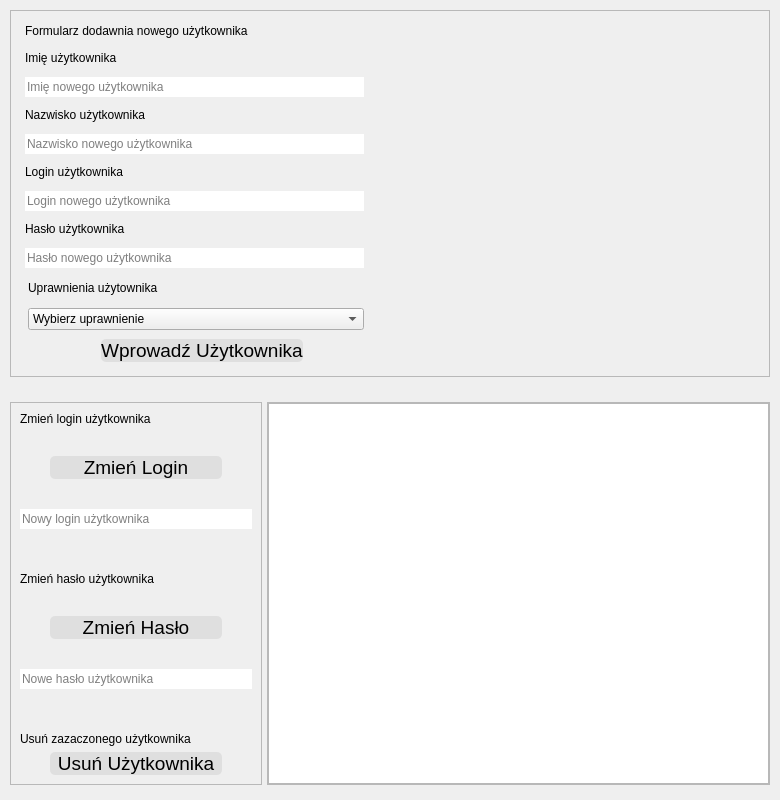
<?xml version="1.0" encoding="UTF-8"?>
<ui version="4.0">
 <class>panel_administratora</class>
 <widget class="QDialog" name="panel_administratora">
  <property name="geometry">
   <rect>
    <x>0</x>
    <y>0</y>
    <width>780</width>
    <height>800</height>
   </rect>
  </property>
  <property name="windowTitle">
   <string>Form</string>
  </property>
  <property name="toolTipDuration">
   <number>0</number>
  </property>
  <layout class="QGridLayout" name="gridLayout" rowstretch="0,0,0">
   <property name="leftMargin">
    <number>10</number>
   </property>
   <property name="topMargin">
    <number>10</number>
   </property>
   <property name="rightMargin">
    <number>10</number>
   </property>
   <property name="bottomMargin">
    <number>10</number>
   </property>
   <property name="horizontalSpacing">
    <number>0</number>
   </property>
   <property name="verticalSpacing">
    <number>20</number>
   </property>
   <item row="0" column="0">
    <widget class="QFrame" name="panel_administratora_frame1">
     <property name="autoFillBackground">
      <bool>true</bool>
     </property>
     <property name="styleSheet">
      <string notr="true"/>
     </property>
     <property name="frameShape">
      <enum>QFrame::StyledPanel</enum>
     </property>
     <property name="frameShadow">
      <enum>QFrame::Raised</enum>
     </property>
     <layout class="QVBoxLayout" name="verticalLayout_5" stretch="1,2,2,2,2,2,1">
      <property name="spacing">
       <number>0</number>
      </property>
      <property name="leftMargin">
       <number>5</number>
      </property>
      <property name="topMargin">
       <number>5</number>
      </property>
      <property name="rightMargin">
       <number>5</number>
      </property>
      <property name="bottomMargin">
       <number>5</number>
      </property>
      <item>
       <widget class="QFrame" name="frame_8">
        <property name="frameShape">
         <enum>QFrame::NoFrame</enum>
        </property>
        <property name="frameShadow">
         <enum>QFrame::Raised</enum>
        </property>
        <layout class="QVBoxLayout" name="verticalLayout_6">
         <property name="topMargin">
          <number>0</number>
         </property>
         <property name="bottomMargin">
          <number>0</number>
         </property>
         <item>
          <widget class="QLabel" name="panel_administratora_label_formularz_dodania">
           <property name="frameShape">
            <enum>QFrame::NoFrame</enum>
           </property>
           <property name="text">
            <string>Formularz dodawnia nowego użytkownika</string>
           </property>
          </widget>
         </item>
        </layout>
       </widget>
      </item>
      <item>
       <widget class="QFrame" name="frame_9">
        <property name="frameShape">
         <enum>QFrame::NoFrame</enum>
        </property>
        <property name="frameShadow">
         <enum>QFrame::Raised</enum>
        </property>
        <layout class="QVBoxLayout" name="verticalLayout_7">
         <property name="topMargin">
          <number>0</number>
         </property>
         <property name="rightMargin">
          <number>400</number>
         </property>
         <property name="bottomMargin">
          <number>5</number>
         </property>
         <item>
          <widget class="QLabel" name="panel_administratora_label_imie">
           <property name="frameShape">
            <enum>QFrame::NoFrame</enum>
           </property>
           <property name="text">
            <string>Imię użytkownika</string>
           </property>
          </widget>
         </item>
         <item>
          <widget class="QLineEdit" name="panel_administratora_input_imie">
           <property name="toolTip">
            <string/>
           </property>
           <property name="text">
            <string/>
           </property>
           <property name="frame">
            <bool>false</bool>
           </property>
           <property name="alignment">
            <set>Qt::AlignLeading|Qt::AlignLeft|Qt::AlignVCenter</set>
           </property>
           <property name="placeholderText">
            <string>Imię nowego użytkownika</string>
           </property>
          </widget>
         </item>
        </layout>
       </widget>
      </item>
      <item>
       <widget class="QFrame" name="panel_administratora_dodanie_nazwiska">
        <property name="frameShape">
         <enum>QFrame::NoFrame</enum>
        </property>
        <property name="frameShadow">
         <enum>QFrame::Raised</enum>
        </property>
        <layout class="QVBoxLayout" name="verticalLayout_8">
         <property name="topMargin">
          <number>0</number>
         </property>
         <property name="rightMargin">
          <number>400</number>
         </property>
         <property name="bottomMargin">
          <number>5</number>
         </property>
         <item>
          <widget class="QLabel" name="panel_administratora_label_nazwisko">
           <property name="frameShape">
            <enum>QFrame::NoFrame</enum>
           </property>
           <property name="text">
            <string>Nazwisko użytkownika</string>
           </property>
          </widget>
         </item>
         <item>
          <widget class="QLineEdit" name="panel_administratora_input_nazwisko">
           <property name="toolTip">
            <string/>
           </property>
           <property name="text">
            <string/>
           </property>
           <property name="frame">
            <bool>false</bool>
           </property>
           <property name="alignment">
            <set>Qt::AlignLeading|Qt::AlignLeft|Qt::AlignVCenter</set>
           </property>
           <property name="placeholderText">
            <string>Nazwisko nowego użytkownika</string>
           </property>
          </widget>
         </item>
        </layout>
       </widget>
      </item>
      <item>
       <widget class="QFrame" name="frame_11">
        <property name="frameShape">
         <enum>QFrame::NoFrame</enum>
        </property>
        <property name="frameShadow">
         <enum>QFrame::Raised</enum>
        </property>
        <layout class="QVBoxLayout" name="verticalLayout_9">
         <property name="topMargin">
          <number>0</number>
         </property>
         <property name="rightMargin">
          <number>400</number>
         </property>
         <property name="bottomMargin">
          <number>5</number>
         </property>
         <item>
          <widget class="QLabel" name="panel_administratora_label_login">
           <property name="frameShape">
            <enum>QFrame::NoFrame</enum>
           </property>
           <property name="text">
            <string>Login użytkownika</string>
           </property>
          </widget>
         </item>
         <item>
          <widget class="QLineEdit" name="panel_administratora_input_login">
           <property name="toolTip">
            <string/>
           </property>
           <property name="text">
            <string/>
           </property>
           <property name="frame">
            <bool>false</bool>
           </property>
           <property name="alignment">
            <set>Qt::AlignLeading|Qt::AlignLeft|Qt::AlignVCenter</set>
           </property>
           <property name="placeholderText">
            <string>Login nowego użytkownika</string>
           </property>
          </widget>
         </item>
        </layout>
       </widget>
      </item>
      <item>
       <widget class="QFrame" name="frame_12">
        <property name="frameShape">
         <enum>QFrame::NoFrame</enum>
        </property>
        <property name="frameShadow">
         <enum>QFrame::Raised</enum>
        </property>
        <layout class="QVBoxLayout" name="verticalLayout_10">
         <property name="topMargin">
          <number>0</number>
         </property>
         <property name="rightMargin">
          <number>400</number>
         </property>
         <property name="bottomMargin">
          <number>5</number>
         </property>
         <item>
          <widget class="QLabel" name="panel_administratora_label_haslo">
           <property name="frameShape">
            <enum>QFrame::NoFrame</enum>
           </property>
           <property name="text">
            <string>Hasło użytkownika</string>
           </property>
          </widget>
         </item>
         <item>
          <widget class="QLineEdit" name="panel_administratora_input_haslo">
           <property name="toolTip">
            <string/>
           </property>
           <property name="text">
            <string/>
           </property>
           <property name="frame">
            <bool>false</bool>
           </property>
           <property name="echoMode">
            <enum>QLineEdit::PasswordEchoOnEdit</enum>
           </property>
           <property name="alignment">
            <set>Qt::AlignLeading|Qt::AlignLeft|Qt::AlignVCenter</set>
           </property>
           <property name="placeholderText">
            <string>Hasło nowego użytkownika</string>
           </property>
          </widget>
         </item>
        </layout>
       </widget>
      </item>
      <item>
       <widget class="QFrame" name="frame_13">
        <property name="frameShape">
         <enum>QFrame::NoFrame</enum>
        </property>
        <property name="frameShadow">
         <enum>QFrame::Raised</enum>
        </property>
        <layout class="QVBoxLayout" name="verticalLayout_11">
         <property name="leftMargin">
          <number>12</number>
         </property>
         <property name="topMargin">
          <number>0</number>
         </property>
         <property name="rightMargin">
          <number>400</number>
         </property>
         <property name="bottomMargin">
          <number>0</number>
         </property>
         <item>
          <widget class="QLabel" name="panel_administratora_label_uprawnienia_usera">
           <property name="frameShape">
            <enum>QFrame::NoFrame</enum>
           </property>
           <property name="text">
            <string>Uprawnienia użytownika</string>
           </property>
          </widget>
         </item>
         <item>
          <widget class="QComboBox" name="panel_administratora_wybierz_uprawnienia">
           <item>
            <property name="text">
             <string>Wybierz uprawnienie</string>
            </property>
           </item>
           <item>
            <property name="text">
             <string>user</string>
            </property>
           </item>
           <item>
            <property name="text">
             <string>admin</string>
            </property>
           </item>
          </widget>
         </item>
        </layout>
       </widget>
      </item>
      <item>
       <widget class="QFrame" name="frame_14">
        <property name="frameShape">
         <enum>QFrame::NoFrame</enum>
        </property>
        <property name="frameShadow">
         <enum>QFrame::Raised</enum>
        </property>
        <layout class="QHBoxLayout" name="horizontalLayout_3">
         <property name="leftMargin">
          <number>0</number>
         </property>
         <property name="topMargin">
          <number>0</number>
         </property>
         <property name="rightMargin">
          <number>0</number>
         </property>
         <property name="bottomMargin">
          <number>0</number>
         </property>
         <item>
          <widget class="QFrame" name="frame_15">
           <property name="frameShape">
            <enum>QFrame::NoFrame</enum>
           </property>
           <property name="frameShadow">
            <enum>QFrame::Raised</enum>
           </property>
           <layout class="QVBoxLayout" name="verticalLayout_12">
            <property name="leftMargin">
             <number>85</number>
            </property>
            <property name="rightMargin">
             <number>85</number>
            </property>
            <item>
             <widget class="QPushButton" name="panel_administratora_button_dodaj_uzytkownika">
              <property name="font">
               <font>
                <pointsize>14</pointsize>
                <italic>false</italic>
                <bold>false</bold>
               </font>
              </property>
              <property name="styleSheet">
               <string notr="true">
QPushButton#panel_administratora_button_dodaj_uzytkownika{
	background-color: rgba(200, 200, 200,100);
	border-radius:5px;
}QPushButton#panel_administratora_button_dodaj_uzytkownika:hover{
	background-color: rgba(200, 200, 200,150);
}QPushButton#panel_administratora_button_dodaj_uzytkownika:pressed{
	background-color: rgba(200, 200, 200,200);
	border-radius:5px;
}</string>
              </property>
              <property name="text">
               <string>Wprowadź Użytkownika</string>
              </property>
             </widget>
            </item>
           </layout>
          </widget>
         </item>
         <item>
          <widget class="QFrame" name="frame_16">
           <property name="frameShape">
            <enum>QFrame::NoFrame</enum>
           </property>
           <property name="frameShadow">
            <enum>QFrame::Raised</enum>
           </property>
           <layout class="QVBoxLayout" name="verticalLayout_13">
            <item>
             <widget class="QLabel" name="panel_administratora_label_dodano_uzytkownika">
              <property name="frameShape">
               <enum>QFrame::NoFrame</enum>
              </property>
              <property name="text">
               <string/>
              </property>
             </widget>
            </item>
           </layout>
          </widget>
         </item>
        </layout>
       </widget>
      </item>
     </layout>
    </widget>
   </item>
   <item row="2" column="0">
    <widget class="QFrame" name="panel_administratora_ist_uzytkownicy">
     <property name="frameShape">
      <enum>QFrame::NoFrame</enum>
     </property>
     <property name="frameShadow">
      <enum>QFrame::Raised</enum>
     </property>
     <layout class="QHBoxLayout" name="horizontalLayout" stretch="3,6">
      <property name="spacing">
       <number>5</number>
      </property>
      <property name="leftMargin">
       <number>0</number>
      </property>
      <property name="topMargin">
       <number>5</number>
      </property>
      <property name="rightMargin">
       <number>0</number>
      </property>
      <property name="bottomMargin">
       <number>5</number>
      </property>
      <item>
       <widget class="QFrame" name="zmiana_uzytkownikow">
        <property name="autoFillBackground">
         <bool>true</bool>
        </property>
        <property name="frameShape">
         <enum>QFrame::StyledPanel</enum>
        </property>
        <property name="frameShadow">
         <enum>QFrame::Raised</enum>
        </property>
        <layout class="QVBoxLayout" name="verticalLayout" stretch="0,0,0,0,0">
         <property name="spacing">
          <number>0</number>
         </property>
         <property name="leftMargin">
          <number>0</number>
         </property>
         <property name="topMargin">
          <number>0</number>
         </property>
         <property name="rightMargin">
          <number>0</number>
         </property>
         <property name="bottomMargin">
          <number>0</number>
         </property>
         <item>
          <widget class="QFrame" name="nowy_login">
           <property name="frameShape">
            <enum>QFrame::NoFrame</enum>
           </property>
           <property name="frameShadow">
            <enum>QFrame::Raised</enum>
           </property>
           <layout class="QVBoxLayout" name="verticalLayout_3" stretch="0,0,0">
            <property name="spacing">
             <number>30</number>
            </property>
            <property name="bottomMargin">
             <number>20</number>
            </property>
            <item>
             <widget class="QLabel" name="panel_administratora_label_zmien_login_usera">
              <property name="frameShape">
               <enum>QFrame::NoFrame</enum>
              </property>
              <property name="lineWidth">
               <number>1</number>
              </property>
              <property name="text">
               <string>Zmień login użytkownika</string>
              </property>
              <property name="textFormat">
               <enum>Qt::AutoText</enum>
              </property>
              <property name="scaledContents">
               <bool>true</bool>
              </property>
              <property name="margin">
               <number>0</number>
              </property>
              <property name="indent">
               <number>0</number>
              </property>
             </widget>
            </item>
            <item>
             <widget class="QFrame" name="frame">
              <property name="frameShape">
               <enum>QFrame::NoFrame</enum>
              </property>
              <property name="frameShadow">
               <enum>QFrame::Raised</enum>
              </property>
              <layout class="QVBoxLayout" name="verticalLayout_14">
               <property name="leftMargin">
                <number>30</number>
               </property>
               <property name="topMargin">
                <number>0</number>
               </property>
               <property name="rightMargin">
                <number>30</number>
               </property>
               <property name="bottomMargin">
                <number>0</number>
               </property>
               <item>
                <widget class="QPushButton" name="panel_administratora_button_zmien_login_usera">
                 <property name="font">
                  <font>
                   <pointsize>14</pointsize>
                   <italic>false</italic>
                   <bold>false</bold>
                  </font>
                 </property>
                 <property name="styleSheet">
                  <string notr="true">
QPushButton#panel_administratora_button_zmien_login_usera{
	background-color: rgba(200, 200, 200,100);
	border-radius:5px;
}QPushButton#panel_administratora_button_zmien_login_usera:hover{
	background-color: rgba(200, 200, 200,150);
}QPushButton#panel_administratora_button_zmien_login_usera:pressed{
	background-color: rgba(200, 200, 200,200);
	border-radius:5px;
}</string>
                 </property>
                 <property name="text">
                  <string>Zmień Login</string>
                 </property>
                </widget>
               </item>
              </layout>
             </widget>
            </item>
            <item>
             <widget class="QLineEdit" name="panel_administratora_input_zmien_login_usera">
              <property name="toolTip">
               <string/>
              </property>
              <property name="text">
               <string/>
              </property>
              <property name="frame">
               <bool>false</bool>
              </property>
              <property name="alignment">
               <set>Qt::AlignLeading|Qt::AlignLeft|Qt::AlignVCenter</set>
              </property>
              <property name="placeholderText">
               <string>Nowy login użytkownika</string>
              </property>
             </widget>
            </item>
           </layout>
          </widget>
         </item>
         <item>
          <widget class="QLabel" name="panel_administratora_blad_zmien_login_usera">
           <property name="styleSheet">
            <string notr="true"/>
           </property>
           <property name="frameShape">
            <enum>QFrame::NoFrame</enum>
           </property>
           <property name="text">
            <string/>
           </property>
           <property name="alignment">
            <set>Qt::AlignCenter</set>
           </property>
          </widget>
         </item>
         <item>
          <widget class="QFrame" name="frame_6">
           <property name="frameShape">
            <enum>QFrame::NoFrame</enum>
           </property>
           <property name="frameShadow">
            <enum>QFrame::Raised</enum>
           </property>
           <layout class="QVBoxLayout" name="verticalLayout_2">
            <property name="spacing">
             <number>30</number>
            </property>
            <property name="bottomMargin">
             <number>20</number>
            </property>
            <item>
             <widget class="QLabel" name="panel_administratora_label_zmien_haslo_usera">
              <property name="frameShape">
               <enum>QFrame::NoFrame</enum>
              </property>
              <property name="text">
               <string>Zmień hasło użytkownika</string>
              </property>
              <property name="indent">
               <number>0</number>
              </property>
             </widget>
            </item>
            <item>
             <widget class="QFrame" name="frame_2">
              <property name="frameShape">
               <enum>QFrame::NoFrame</enum>
              </property>
              <property name="frameShadow">
               <enum>QFrame::Raised</enum>
              </property>
              <layout class="QVBoxLayout" name="verticalLayout_15">
               <property name="leftMargin">
                <number>30</number>
               </property>
               <property name="topMargin">
                <number>0</number>
               </property>
               <property name="rightMargin">
                <number>30</number>
               </property>
               <property name="bottomMargin">
                <number>0</number>
               </property>
               <item>
                <widget class="QPushButton" name="panel_administratora_button_zmien_haslo_usera">
                 <property name="font">
                  <font>
                   <pointsize>14</pointsize>
                   <italic>false</italic>
                   <bold>false</bold>
                  </font>
                 </property>
                 <property name="styleSheet">
                  <string notr="true">
QPushButton#panel_administratora_button_zmien_haslo_usera{
	background-color: rgba(200, 200, 200,100);
	border-radius:5px;
}QPushButton#panel_administratora_button_zmien_haslo_usera:hover{
	background-color: rgba(200, 200, 200,150);
}QPushButton#panel_administratora_button_zmien_haslo_usera:pressed{
	background-color: rgba(200, 200, 200,200);
	border-radius:5px;
}</string>
                 </property>
                 <property name="text">
                  <string>Zmień Hasło</string>
                 </property>
                </widget>
               </item>
              </layout>
             </widget>
            </item>
            <item>
             <widget class="QLineEdit" name="panel_administratora_input_zmien_haslo_usera">
              <property name="toolTip">
               <string/>
              </property>
              <property name="text">
               <string/>
              </property>
              <property name="frame">
               <bool>false</bool>
              </property>
              <property name="echoMode">
               <enum>QLineEdit::PasswordEchoOnEdit</enum>
              </property>
              <property name="placeholderText">
               <string>Nowe hasło użytkownika</string>
              </property>
             </widget>
            </item>
           </layout>
          </widget>
         </item>
         <item>
          <widget class="QLabel" name="panel_administratora_blad_zmien_haslo_usera">
           <property name="styleSheet">
            <string notr="true"/>
           </property>
           <property name="frameShape">
            <enum>QFrame::NoFrame</enum>
           </property>
           <property name="text">
            <string/>
           </property>
           <property name="alignment">
            <set>Qt::AlignCenter</set>
           </property>
          </widget>
         </item>
         <item>
          <widget class="QFrame" name="frame_5">
           <property name="frameShape">
            <enum>QFrame::NoFrame</enum>
           </property>
           <property name="frameShadow">
            <enum>QFrame::Raised</enum>
           </property>
           <layout class="QVBoxLayout" name="verticalLayout_4">
            <item>
             <widget class="QLabel" name="panel_administratora_label_usun_usera">
              <property name="frameShape">
               <enum>QFrame::NoFrame</enum>
              </property>
              <property name="text">
               <string>Usuń zazaczonego użytkownika</string>
              </property>
             </widget>
            </item>
            <item>
             <widget class="QFrame" name="frame_3">
              <property name="frameShape">
               <enum>QFrame::NoFrame</enum>
              </property>
              <property name="frameShadow">
               <enum>QFrame::Raised</enum>
              </property>
              <layout class="QVBoxLayout" name="verticalLayout_16">
               <property name="leftMargin">
                <number>30</number>
               </property>
               <property name="topMargin">
                <number>0</number>
               </property>
               <property name="rightMargin">
                <number>30</number>
               </property>
               <property name="bottomMargin">
                <number>0</number>
               </property>
               <item>
                <widget class="QPushButton" name="panel_administratora_button_usun_usera">
                 <property name="font">
                  <font>
                   <pointsize>14</pointsize>
                   <italic>false</italic>
                   <bold>false</bold>
                  </font>
                 </property>
                 <property name="styleSheet">
                  <string notr="true">
QPushButton#panel_administratora_button_usun_usera{
	background-color: rgba(200, 200, 200,100);
	border-radius:5px;
}QPushButton#panel_administratora_button_usun_usera:hover{
	background-color: rgba(200, 200, 200,150);
}QPushButton#panel_administratora_button_usun_usera:pressed{
	background-color: rgba(200, 200, 200,200);
	border-radius:5px;
}</string>
                 </property>
                 <property name="text">
                  <string>Usuń Użytkownika</string>
                 </property>
                </widget>
               </item>
              </layout>
             </widget>
            </item>
           </layout>
          </widget>
         </item>
        </layout>
       </widget>
      </item>
      <item>
       <widget class="QFrame" name="frame_4">
        <property name="autoFillBackground">
         <bool>true</bool>
        </property>
        <property name="frameShape">
         <enum>QFrame::StyledPanel</enum>
        </property>
        <property name="frameShadow">
         <enum>QFrame::Raised</enum>
        </property>
        <layout class="QHBoxLayout" name="horizontalLayout_2">
         <property name="leftMargin">
          <number>0</number>
         </property>
         <property name="topMargin">
          <number>0</number>
         </property>
         <property name="rightMargin">
          <number>0</number>
         </property>
         <property name="bottomMargin">
          <number>0</number>
         </property>
         <item>
          <widget class="QTableWidget" name="panel_administratora_show_users">
           <property name="autoFillBackground">
            <bool>false</bool>
           </property>
           <property name="styleSheet">
            <string notr="true">background-color: rgba(255,255,255,10);
QTableView::verticalLine { border: 0px; color: transparent; }</string>
           </property>
           <property name="frameShape">
            <enum>QFrame::StyledPanel</enum>
           </property>
           <property name="frameShadow">
            <enum>QFrame::Raised</enum>
           </property>
          </widget>
         </item>
        </layout>
       </widget>
      </item>
     </layout>
    </widget>
   </item>
  </layout>
 </widget>
 <resources/>
 <connections/>
</ui>
